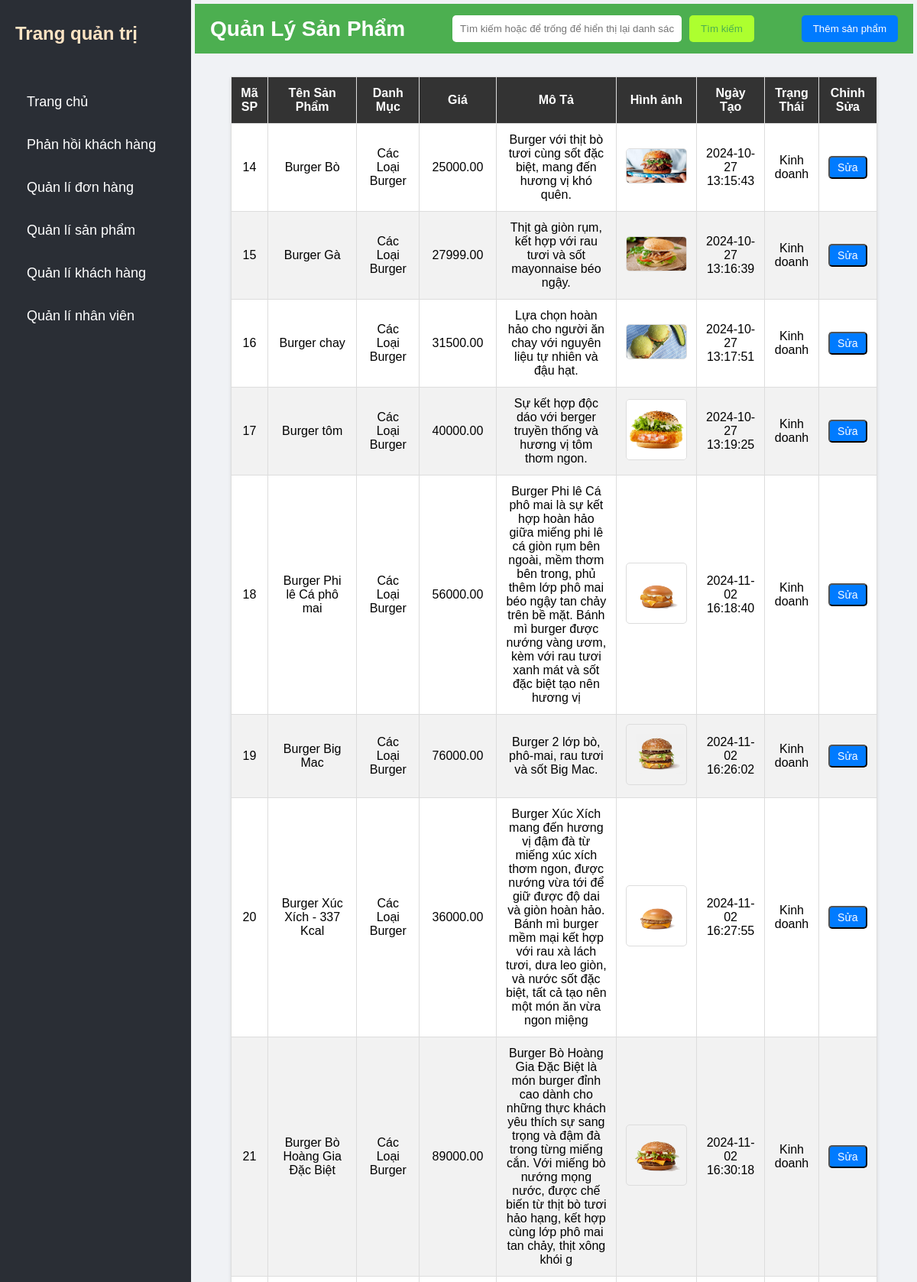
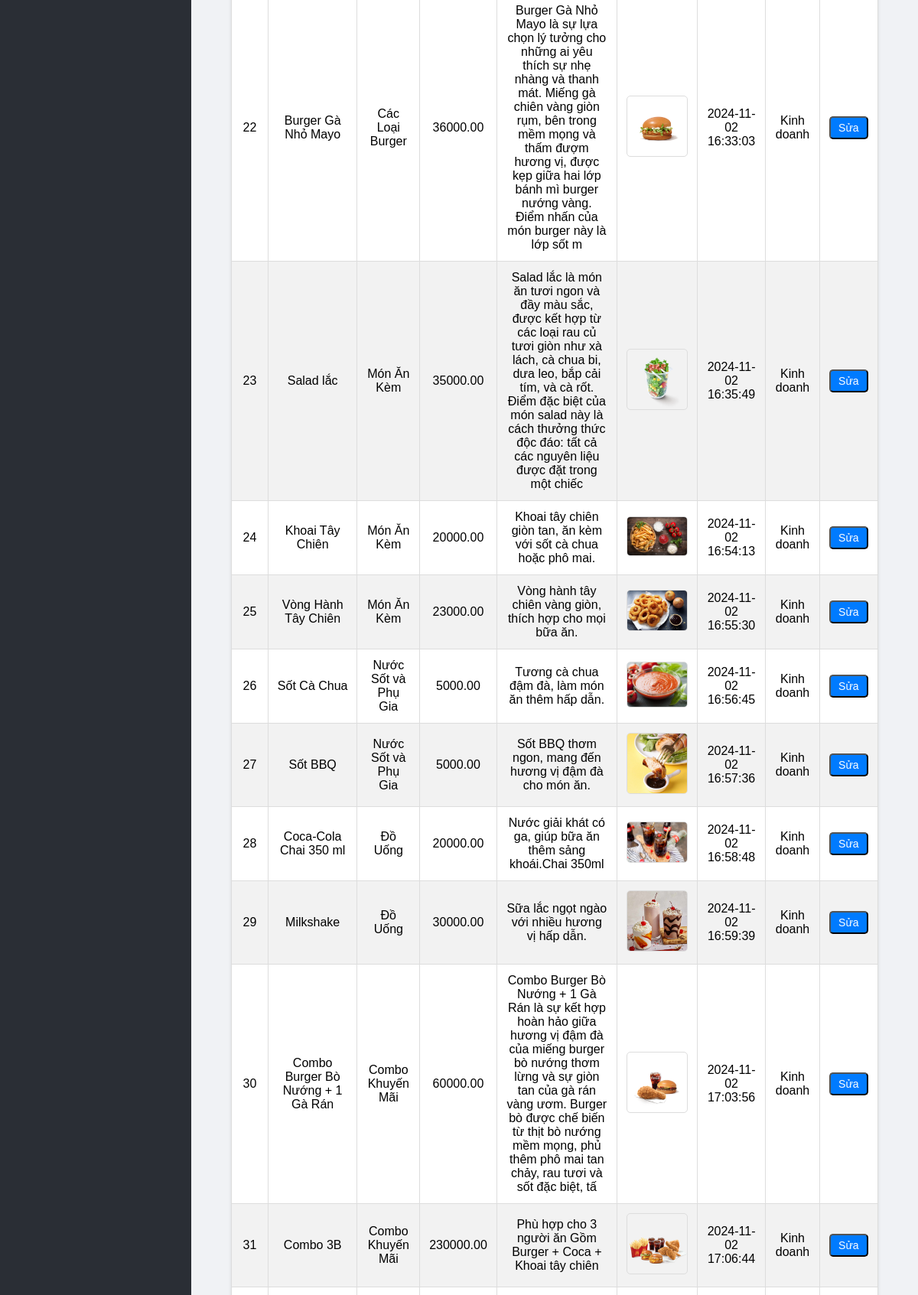
/admin/qlsanpham.php (signed in, upper part), run on the app's committed database (2 pictures, top to bottom).
### tables this page shows
CREATE TABLE `sanpham` (
  `MaSanPham` int(11) NOT NULL,
  `TenSanPham` varchar(100) NOT NULL,
  `DanhMuc` varchar(50) DEFAULT NULL,
  `Gia` decimal(10,2) NOT NULL,
  `MoTa` varchar(255) DEFAULT NULL,
  `HinhAnh` varchar(255) DEFAULT NULL,
  `NgayTao` timestamp NOT NULL DEFAULT current_timestamp(),
  `trangthai` varchar(30) NOT NULL
);

### admin/qlsanpham.php (the view, shortened to what this page needs)
<?php
            $conn = new mysqli('localhost', 'root', '', 'shopfastfood');
            $keyword = isset($_GET['keyword']) ? trim($_GET['keyword']) : '';
            if ($keyword) {
                $sql = "SELECT * FROM sanpham
                        WHERE TenSanPham LIKE ?
                        OR DanhMuc LIKE ?
                        OR MoTa LIKE ?";
                $stmt = $conn->prepare($sql);
                $searchTerm = "%$keyword%";
                $stmt->bind_param("sss", $searchTerm, $searchTerm, $searchTerm);
                $stmt->execute();
                $result = $stmt->get_result();
            } else {
                $sql = "SELECT * FROM sanpham";
                $result = $conn->query($sql);
            }
?>
<!DOCTYPE html>
<html lang="vi">
<head>
    <link rel="stylesheet" href="../admin/css/qlsanpham.css">
    <link rel="stylesheet" href="../admin/css/sidebar.css">
</head>
<body>
<?php include 'sidebar.php';?>
    <div class="noidung">
<div class="header">
        <h2>Quản Lý Sản Phẩm</h2>
        <form method="GET" class="search-form">
            <input type="text" name="keyword" placeholder="Tìm kiếm hoặc để trống để hiển thị lại danh sách">
            <button type="submit">Tìm kiếm</button>
        </form>
        <div class="right-buttons">
                 <button type="button" class="add-btn" onclick="openPopup()">Thêm sản phẩm</button>
         </div>
    </div>
    <div class="container">
        <table class="table table-bordered">
            <thead>
                <tr>
                    <th>Mã SP</th>
                    <th>Tên Sản Phẩm</th>
                    <th>Danh Mục</th>
                    <th>Giá</th>
                    <th>Mô Tả</th>
                    <th>Hình ảnh</th>
                    <th>Ngày Tạo</th>
                    <th>Trạng Thái</th>
                    <th>Chỉnh Sửa</th>
                </tr>
            </thead>
            <tbody>
    <?php
    if ($result->num_rows > 0) {
        while ($row = $result->fetch_assoc()) {
            ?>
            <tr>
                <td><?= $row['MaSanPham'] ?></td>
                <td><?= $row['TenSanPham'] ?></td>
                <td><?= $row['DanhMuc'] ?></td>
                <td><?= $row['Gia'] ?></td>
                <td><?= $row['MoTa'] ?></td>
                <td><img src="../<?= $row['HinhAnh'] ?>" alt="Hình sản phẩm"></td>
                <td><?= $row['NgayTao'] ?></td>
                <td><?= $row['trangthai'] ?></td>
                <td>
                    <button class="btn btn-primary" onclick="openEditPopup(<?= $row['MaSanPham'] ?>)">Sửa</button>
                </td>
            </tr>
            <?php
        }
    } else {
        ?>
        <tr><td colspan="9" class="text-center">Không có sản phẩm nào</td></tr>
        <?php
    }
    ?>
</tbody>
        </table>
    </div>
    </div>
</body>
</html>

### admin/css/qlsanpham.css (style rules this page uses)
.header { background-color: #4CAF50; padding: 15px 20px; display: flex; align-items: center; justify-content: space-between; flex-wrap: wrap; }
.header h2 { margin: 0; color: white; font-size: 28px; }
.search-form { display: flex; align-items: center; gap: 10px; flex: 1; justify-content: center; }
.search-form input[type="text"] { width: 300px; padding: 10px; border: none; border-radius: 5px; outline: none; }
.search-form button { padding: 10px 15px; border: none; border-radius: 5px; background-color: greenyellow; color: #4CAF50; cursor: pointer; transition: background-color 0.3s, color 0.3s; }
.right-buttons { display: flex; align-items: center; }
.add-btn { background-color: #007bff; color: white; border: none; border-radius: 5px; padding: 10px 15px; cursor: pointer; transition: background-color 0.3s; }
.container { width: 90%; margin: 30px auto; }
table { width: 100%; border-collapse: collapse; margin-top: 20px; background-color: white; box-shadow: 0 2px 4px rgba(0, 0, 0, 0.1); }
thead { background-color: #333; color: white; }
th, td { padding: 12px; text-align: center; border: 1px solid #ddd; }
th { font-weight: bold; }
tr:nth-child(even) { background-color: #f2f2f2; }
img { max-width: 80px; max-height: 80px; object-fit: cover; border-radius: 5px; border: 1px solid #ddd; }
.btn { padding: 5px 10px; border-radius: 5px; color: white; cursor: pointer; font-size: 14px; }
.btn-primary { background-color: #007bff; }

### admin/css/sidebar.css (style rules this page uses)
* { margin: 0; padding: 0; box-sizing: border-box; font-family: 'Arial', sans-serif; }
body { display: flex; min-height: 100vh; background-color: #f0f2f5; }
.noidung { margin-left: 250px; padding: 5px; width: calc(100% - 250px); }

### data on the page
sanpham: MaSanPham "14", TenSanPham "Burger Bò", DanhMuc "Các Loại Burger", Gia "25000.00", MoTa "Burger với thịt bò tươi cùng sốt đặc biệt, mang đến hương vị khó quên.", HinhAnh (picture), NgayTao "2024-10-27 13:15:43", trangthai "Kinh doanh"
sanpham: MaSanPham "15", TenSanPham "Burger Gà", DanhMuc "Các Loại Burger", Gia "27999.00", MoTa "Thịt gà giòn rụm, kết hợp với rau tươi và sốt mayonnaise béo ngậy.", HinhAnh (picture), NgayTao "2024-10-27 13:16:39", trangthai "Kinh doanh"
sanpham: MaSanPham "16", TenSanPham "Burger chay", DanhMuc "Các Loại Burger", Gia "31500.00", MoTa "Lựa chọn hoàn hảo cho người ăn chay với nguyên liệu tự nhiên và đậu hạt.", HinhAnh (picture), NgayTao "2024-10-27 13:17:51", trangthai "Kinh doanh"
sanpham: MaSanPham "17", TenSanPham "Burger tôm", DanhMuc "Các Loại Burger", Gia "40000.00", MoTa "Sự kết hợp độc dáo với berger truyền thống và hương vị tôm thơm ngon.", HinhAnh (picture), NgayTao "2024-10-27 13:19:25", trangthai "Kinh doanh"
sanpham: MaSanPham "18", TenSanPham "Burger Phi lê Cá phô mai", DanhMuc "Các Loại Burger", Gia "56000.00", MoTa "Burger Phi lê Cá phô mai là sự kết hợp hoàn hảo giữa miếng phi lê cá giòn rụm bên ngoài, mềm thơm bên trong, phủ thêm lớp phô mai béo ngậy tan chảy trên bề mặt. Bánh mì burger được nướng vàng ươm, kèm với rau tươi xanh mát và sốt đặc biệt tạo nên hương vị", HinhAnh (picture), NgayTao "2024-11-02 16:18:40", trangthai "Kinh doanh"
sanpham: MaSanPham "19", TenSanPham "Burger Big Mac", DanhMuc "Các Loại Burger", Gia "76000.00", MoTa "Burger 2 lớp bò, phô-mai, rau tươi và sốt Big Mac.", HinhAnh (picture), NgayTao "2024-11-02 16:26:02", trangthai "Kinh doanh"
sanpham: MaSanPham "20", TenSanPham "Burger Xúc Xích - 337 Kcal", DanhMuc "Các Loại Burger", Gia "36000.00", MoTa "Burger Xúc Xích mang đến hương vị đậm đà từ miếng xúc xích thơm ngon, được nướng vừa tới để giữ được độ dai và giòn hoàn hảo. Bánh mì burger mềm mại kết hợp với rau xà lách tươi, dưa leo giòn, và nước sốt đặc biệt, tất cả tạo nên một món ăn vừa ngon miệng", HinhAnh (picture), NgayTao "2024-11-02 16:27:55", trangthai "Kinh doanh"
sanpham: MaSanPham "21", TenSanPham "Burger Bò Hoàng Gia Đặc Biệt", DanhMuc "Các Loại Burger", Gia "89000.00", MoTa "Burger Bò Hoàng Gia Đặc Biệt là món burger đỉnh cao dành cho những thực khách yêu thích sự sang trọng và đậm đà trong từng miếng cắn. Với miếng bò nướng mọng nước, được chế biến từ thịt bò tươi hảo hạng, kết hợp cùng lớp phô mai tan chảy, thịt xông khói g", HinhAnh (picture), NgayTao "2024-11-02 16:30:18", trangthai "Kinh doanh"
sanpham: MaSanPham "22", TenSanPham "Burger Gà Nhỏ Mayo", DanhMuc "Các Loại Burger", Gia "36000.00", MoTa "Burger Gà Nhỏ Mayo là sự lựa chọn lý tưởng cho những ai yêu thích sự nhẹ nhàng và thanh mát. Miếng gà chiên vàng giòn rụm, bên trong mềm mọng và thấm đượm hương vị, được kẹp giữa hai lớp bánh mì burger nướng vàng. Điểm nhấn của món burger này là lớp sốt m", HinhAnh (picture), NgayTao "2024-11-02 16:33:03", trangthai "Kinh doanh"
sanpham: MaSanPham "23", TenSanPham "Salad lắc", DanhMuc "Món Ăn Kèm", Gia "35000.00", MoTa "Salad lắc là món ăn tươi ngon và đầy màu sắc, được kết hợp từ các loại rau củ tươi giòn như xà lách, cà chua bi, dưa leo, bắp cải tím, và cà rốt. Điểm đặc biệt của món salad này là cách thưởng thức độc đáo: tất cả các nguyên liệu được đặt trong một chiếc", HinhAnh (picture), NgayTao "2024-11-02 16:35:49", trangthai "Kinh doanh"
sanpham: MaSanPham "24", TenSanPham "Khoai Tây Chiên", DanhMuc "Món Ăn Kèm", Gia "20000.00", MoTa "Khoai tây chiên giòn tan, ăn kèm với sốt cà chua hoặc phô mai.", HinhAnh (picture), NgayTao "2024-11-02 16:54:13", trangthai "Kinh doanh"
sanpham: MaSanPham "25", TenSanPham "Vòng Hành Tây Chiên", DanhMuc "Món Ăn Kèm", Gia "23000.00", MoTa "Vòng hành tây chiên vàng giòn, thích hợp cho mọi bữa ăn.", HinhAnh (picture), NgayTao "2024-11-02 16:55:30", trangthai "Kinh doanh"
sanpham: MaSanPham "26", TenSanPham "Sốt Cà Chua", DanhMuc "Nước Sốt và Phụ Gia", Gia "5000.00", MoTa "Tương cà chua đậm đà, làm món ăn thêm hấp dẫn.", HinhAnh (picture), NgayTao "2024-11-02 16:56:45", trangthai "Kinh doanh"
sanpham: MaSanPham "27", TenSanPham "Sốt BBQ", DanhMuc "Nước Sốt và Phụ Gia", Gia "5000.00", MoTa "Sốt BBQ thơm ngon, mang đến hương vị đậm đà cho món ăn.", HinhAnh (picture), NgayTao "2024-11-02 16:57:36", trangthai "Kinh doanh"
sanpham: MaSanPham "28", TenSanPham "Coca-Cola Chai 350 ml", DanhMuc "Đồ Uống", Gia "20000.00", MoTa "Nước giải khát có ga, giúp bữa ăn thêm sảng khoái.Chai 350ml", HinhAnh (picture), NgayTao "2024-11-02 16:58:48", trangthai "Kinh doanh"
sanpham: MaSanPham "29", TenSanPham "Milkshake", DanhMuc "Đồ Uống", Gia "30000.00", MoTa "Sữa lắc ngọt ngào với nhiều hương vị hấp dẫn.", HinhAnh (picture), NgayTao "2024-11-02 16:59:39", trangthai "Kinh doanh"
sanpham: MaSanPham "30", TenSanPham "Combo Burger Bò Nướng + 1 Gà Rán", DanhMuc "Combo Khuyến Mãi", Gia "60000.00", MoTa "Combo Burger Bò Nướng + 1 Gà Rán là sự kết hợp hoàn hảo giữa hương vị đậm đà của miếng burger bò nướng thơm lừng và sự giòn tan của gà rán vàng ươm. Burger bò được chế biến từ thịt bò nướng mềm mọng, phủ thêm phô mai tan chảy, rau tươi và sốt đặc biệt, tấ", HinhAnh (picture), NgayTao "2024-11-02 17:03:56", trangthai "Kinh doanh"
sanpham: MaSanPham "31", TenSanPham "Combo 3B", DanhMuc "Combo Khuyến Mãi", Gia "230000.00", MoTa "Phù hợp cho 3 người ăn Gồm Burger + Coca + Khoai tây chiên", HinhAnh (picture), NgayTao "2024-11-02 17:06:44", trangthai "Kinh doanh"
